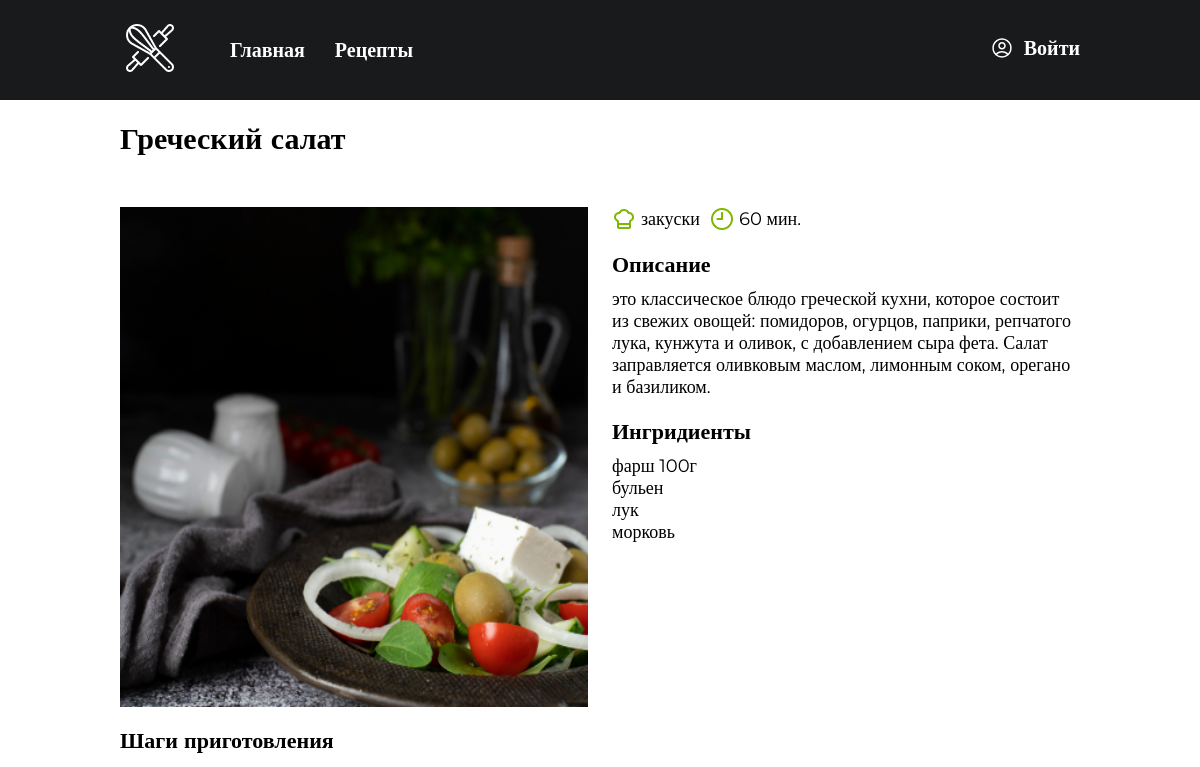
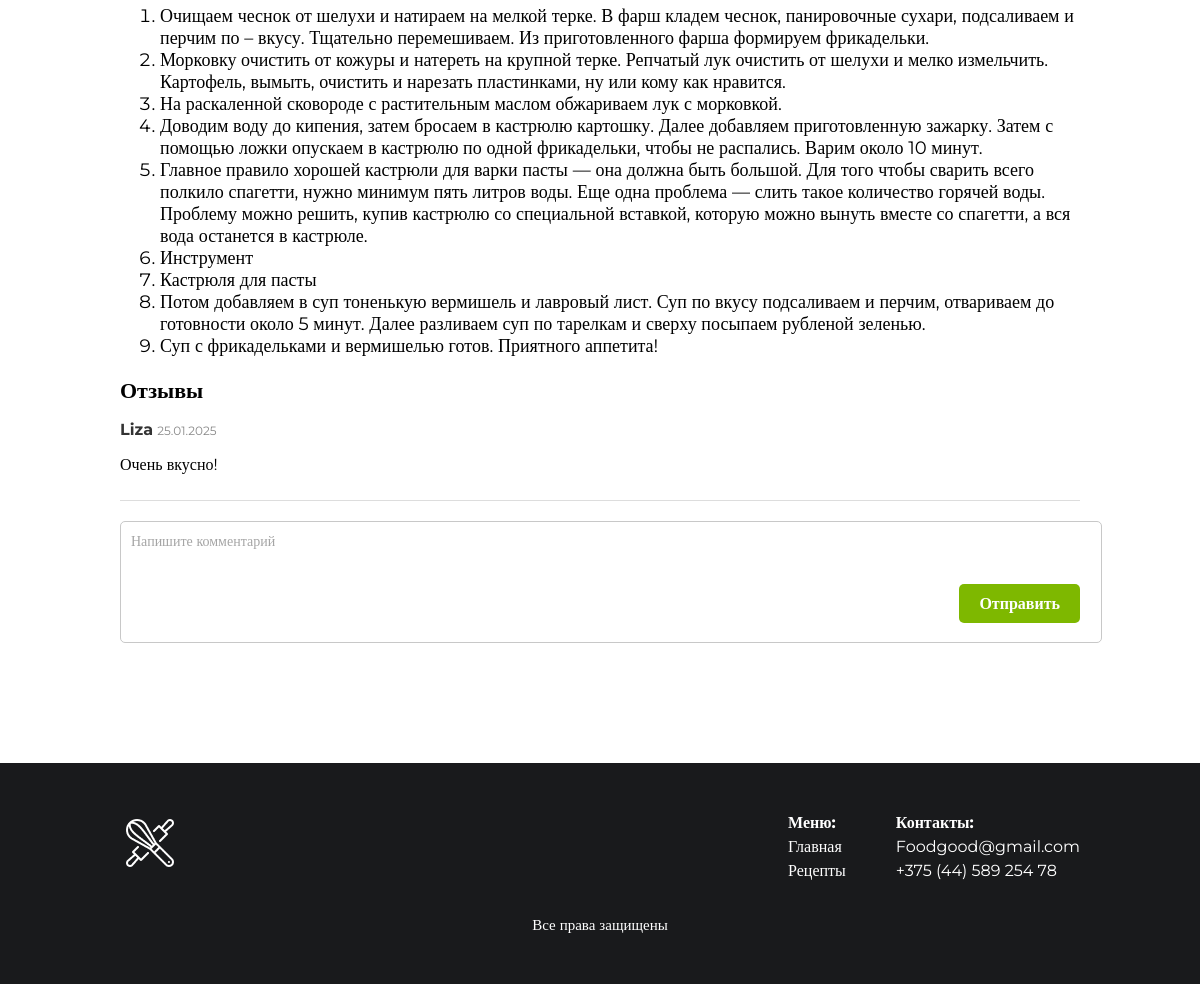
Page /recipe/3/ on the committed database (2 pictures, top to bottom).
### recipes/models.py (models this page shows, shortened)
class Recipe(models.Model):
    title = models.CharField(max_length=200)
    description = models.TextField(blank=True, null=True)
    ingredients_text = models.TextField(help_text="Список ингредиентов, каждый ингредиент на новой строке")
    instructions = models.TextField()  # Поле для инструкций
    preparation_time = models.IntegerField()
    image = models.ImageField(upload_to='recipes/', blank=True, null=True)
    categories = models.ManyToManyField('Category', related_name='recipes')
    created_by = models.ForeignKey(
        User,
        on_delete=models.CASCADE,
        related_name='recipes'
    )
    created_at = models.DateTimeField(auto_now_add=True)

class Category(models.Model):
    name = models.CharField(max_length=100)

class Step(models.Model):
    recipe = models.ForeignKey(Recipe, on_delete=models.CASCADE, related_name='detailed_steps')
    step_number = models.PositiveIntegerField()
    description = models.TextField()
    class Meta:
        ordering = ['step_number']

class Review(models.Model):
    recipe = models.ForeignKey(Recipe, on_delete=models.CASCADE, related_name='reviews')
    author = models.ForeignKey(User, on_delete=models.CASCADE, related_name='reviews')
    content = models.TextField()
    created_at = models.DateTimeField(auto_now_add=True)

### recipes/views.py (the view, shortened to what this page needs)
# urls.py: path('recipe/<int:recipe_id>/', views.recipe_detail, name='recipe_detail'),  # Детали рецепта
def recipe_detail(request, recipe_id):
    recipe = get_object_or_404(Recipe, id=recipe_id)
    reviews = Review.objects.filter(recipe=recipe)
    review_form = ReviewForm()
    return render(request, 'recipes/recipe_detail.html', {
        'recipe': recipe,
        'reviews': reviews,
        'review_form': review_form,
    })

### recipes/forms.py
class ReviewForm(forms.ModelForm):
    class Meta:
        model = Review
        fields = ['content']
        widgets = {
            'content': forms.Textarea(attrs={
                'rows': 3,
                'placeholder': 'Напишите ваш отзыв'
            }),
        }

### recipes/templates/recipes/recipe_detail.html (shortened to what this page needs)
<!DOCTYPE html>
{% load static %}
<html lang="ru">
<head>
    <link rel="stylesheet" href="{% static 'recipes/css/recipe_detail.css' %}"/>
</head>
<body>
<div class="menu">
    <div class="logo">
        <img src="{% static 'recipes/img/logo1.png' %}" alt="Логотип">
    </div>
    <div class="menu_list">
        <div class="list">
            <a href="{% url 'index' %}">Главная</a>
        </div>
        <div class="list">
            <a href="{% url 'recipe_catalog' %}">Рецепты</a>
        </div>
    </div>
    <div class="menu_enter">
        {% if user.is_authenticated %}
            <div class="user">
                Привет, {{ user.username }}!
            </div>
            <div class="exit">
                <a href="#" class="exit-button" id="logoutButton">
                    <img src="{% static 'recipes/img/log_out.png' %}" alt="Выйти" class="exit-icon">
                </a>
            </div>
        {% else %}
        <div class="enter_img1">
                <img class="enter_img" src="{% static 'recipes/img/user.svg' %}" alt="User">
            </div>
            <div class="list">
                <a href="{% url 'login' %}">Войти</a>
            </div>
        {% endif %}
    </div>
</div>
    <div class="content">
    <div class="title">{{ recipe.title }}</div>
    <div class="block">
        <div class="recipe_photo">
                {% if recipe.image %}
                    <img class="recipe_photo" src="{{ recipe.image.url }}" alt="{{ recipe.title }}" width="150">
                {% endif %}
        </div>
        <div class="description">
                <div class="characteristics">
                <div class="type">
                <div class="cook_time">
                        <img src="{% static 'recipes/img/hat.png' %}" alt="Категория" class="add_icon">
                        {% for category in recipe.categories.all %}
                            {{ category.name }}{% if not forloop.last %}, {% endif %}
                        {% endfor %}
                </div>
                <div class="dish_type">
                        <img src="{% static 'recipes/img/time.png' %}" alt="Время приготовления" class="add_icon">
                        {{ recipe.preparation_time }} мин.
                </div>
                </div>
        </div>
        <div class="">
            <div class="subtitle">Описание</div>
            <div class="text">{{ recipe.description }}</div>
        </div>
            <div class="subtitle">Ингридиенты</div>
            <div class="text">
                {{ recipe.ingredients_text|linebreaksbr }}
            </div>
        </div>
    </div>
        <div class="subtitle">Шаги приготовления</div>
        <div class="text">
            <ol>
        {% for step in recipe.detailed_steps.all %}
            <li>{{ step.description }}</li>
        {% endfor %}
    </ol>
        </div>
<div class="subtitle">Отзывы</div>
<div class="reviews">
    <ul>
        {% for review in reviews %}
            <li id="review-{{ review.id }}">
                <strong>{{ review.author.username }}</strong>
                <small>{{ review.created_at|date:"d.m.Y" }}</small>
                <p id="review-text-{{ review.id }}" class="review-text">{{ review.content }}</p>
            </li>
        {% empty %}
            <li class="empty">Пока что здесь нет отзывов.</li>
        {% endfor %}
    </ul>
    <form method="post">
        <textarea name="content" placeholder="Напишите комментарий"></textarea>
        <button type="submit">Отправить</button>
    </form>
</div>
</div>
<div class="footer">
    <div class="footer_content">
        <div class="image">
                <img src="{% static 'recipes/img/logo1.png' %}" alt="Логотип">
        </div>
        <div class="links">
            <div class="link_menu">
                <div class="link_title">Меню:</div>
                <div class="link_point"><a href="{% url 'index' %}">Главная</a></div>
                <div class="link_point"><a href="{% url 'recipe_catalog' %}">Рецепты</a></div>
            </div>
            <div class="link_contacts">
                <div class="link_title">Контакты:</div>
                <div class="link_point"><a href="mailto:Foodgood@gmail.com">Foodgood@gmail.com</a></div>
                <div class="link_point"><a href="tel:+3754458925478">+375 (44) 589 254 78</a></div>
            </div>
        </div>
    </div>
    <div class="footer_rights">
        Все права защищены
    </div>
</div>
</body>
</html>

### recipes/static/recipes/css/recipe_detail.css (style rules this page uses)
html, body { margin: 0; padding: 0; height: 100%; font-family: 'Montserrat'; overflow-x: hidden; }
.menu { margin-right: 50px; }
.logo { margin-right: 50px; }
.menu { display: flex; width: 100%; background-color: #191A1C; height: 100px; padding: 0 120px; align-items: center; margin: 0; box-sizing: border-box; position: fixed; top: 0; left: 0; z-index: 1000; }
.menu_list { display: flex; gap: 30px; }
.menu_enter { display: flex; gap: 10px; margin-left: auto; }
.list { color: #FFFFFF; font-weight: bold; font-size: 20px; }
.list a { color: white; text-decoration: none; }
.content { margin: 120px; }
.title { margin-top: 100px; font-size: 30px; font-weight: bold; text-align: left; }
.footer { display: flex; flex-direction: column; width: 100%; background-color: #191A1C; align-items: center; box-sizing: border-box; padding: 50px 120px; }
.footer_content { display: flex; justify-content: space-between; width: 100%; }
.links { display: flex; width: 100%; gap: 50px; justify-content: flex-end; }
.link_menu { display: flex; flex-direction: column; }
.link_title { font-size: 16px; font-weight: bold; color: white; margin-bottom: 5px; }
.link_point { font-size: 16px; color: white; margin-bottom: 5px; }
.link_point a { font-size: 16px; color: white; margin-bottom: 5px; text-decoration: none; }
.footer_rights { font-size: 15px; color: white; text-align: center; text-decoration: none; margin-top: 30px; }
.block { margin-top: 50px; display: flex; width: 100%; }
.recipe_photo { display: flex; flex-direction: column; width: 100%; margin-right: 24px; height: 500px; max-width: 100%; max-height: 100%; background-size: cover; }
.description { display: flex; flex-direction: column; width: 100%; }
.characteristics { display: flex; align-items: center; width: 100%; justify-content: space-between; }
.type { gap: 10px; display: flex; align-items: center; }
.cook_time { gap: 5px; display: flex; font-size: 18px; align-items: center; }
.dish_type { gap: 5px; display: flex; font-size: 18px; align-items: center; }
.subtitle { margin-top: 20px; font-size: 22px; font-weight: bold; text-align: left; }
.text { margin-top: 10px; font-size: 18px; text-align: left; }
.reviews ul { list-style: none; padding: 0; }
.reviews li { padding-bottom: 10px; border-bottom: 1px solid #ddd; margin-bottom: 10px; }
.reviews li strong { color: #333; font-size: 16px; }
.reviews li small { color: #888; font-size: 12px; }
form { margin-top: 20px; display: flex; flex-direction: column; position: relative; }
form textarea { font-family: 'Montserrat'; width: 100%; height: 100px; border: 1px solid #C8C8C8; border-radius: 5px; padding: 10px; font-size: 14px; color: #333; resize: none; }
form textarea::placeholder { color: #A5A5A5; }
form button { position: absolute; font-family: 'Montserrat'; bottom: 20px; right: 0px; font-weight: 600; background: #7EB800; color: white; border: none; border-radius: 5px; padding: 10px 20px; font-size: 16px; cursor: pointer; }

### rows in the picture
Recipe: title "Греческий салат", image (picture), preparation_time "60", description "это классическое блюдо греческой кухни, которое состоит из свежих овощей: помидоров, огурцов, паприки, репчатого лука, кунжута и оливок, с добавлением сыра фета. Салат заправляется оливковым маслом, лимонным соком, орегано и базиликом.", ingredients_text "фарш 100г бульен лук морковь"
Category: name "закуски"
Step: description "Очищаем чеснок от шелухи и натираем на мелкой терке. В фарш кладем чеснок, панировочные сухари, подсаливаем и перчим по – вкусу. Тщательно перемешиваем. Из приготовленного фарша формируем фрикадельки."
Step: description "Морковку очистить от кожуры и натереть на крупной терке. Репчатый лук очистить от шелухи и мелко измельчить. Картофель, вымыть, очистить и нарезать пластинками, ну или кому как нравится."
Step: description "На раскаленной сковороде с растительным маслом обжариваем лук с морковкой."
Step: description "Доводим воду до кипения, затем бросаем в кастрюлю картошку. Далее добавляем приготовленную зажарку. Затем с помощью ложки опускаем в кастрюлю по одной фрикадельки, чтобы не распались. Варим около 10 минут."
Step: description "Главное правило хорошей кастрюли для варки пасты — она должна быть большой. Для того чтобы сварить всего полкило спагетти, нужно минимум пять литров воды. Еще одна проблема — слить такое количество горячей воды. Проблему можно решить, купив кастрюлю со специальной вставкой, которую можно вынуть вместе со спагетти, а вся вода останется в кастрюле."
Step: description "Инструмент"
Step: description "Кастрюля для пасты"
Step: description "Потом добавляем в суп тоненькую вермишель и лавровый лист. Суп по вкусу подсаливаем и перчим, отвариваем до готовности около 5 минут. Далее разливаем суп по тарелкам и сверху посыпаем рубленой зеленью."
Step: description "Суп с фрикадельками и вермишелью готов. Приятного аппетита!"
Review: author.username "Liza", created_at "25.01.2025", content "Очень вкусно!"
